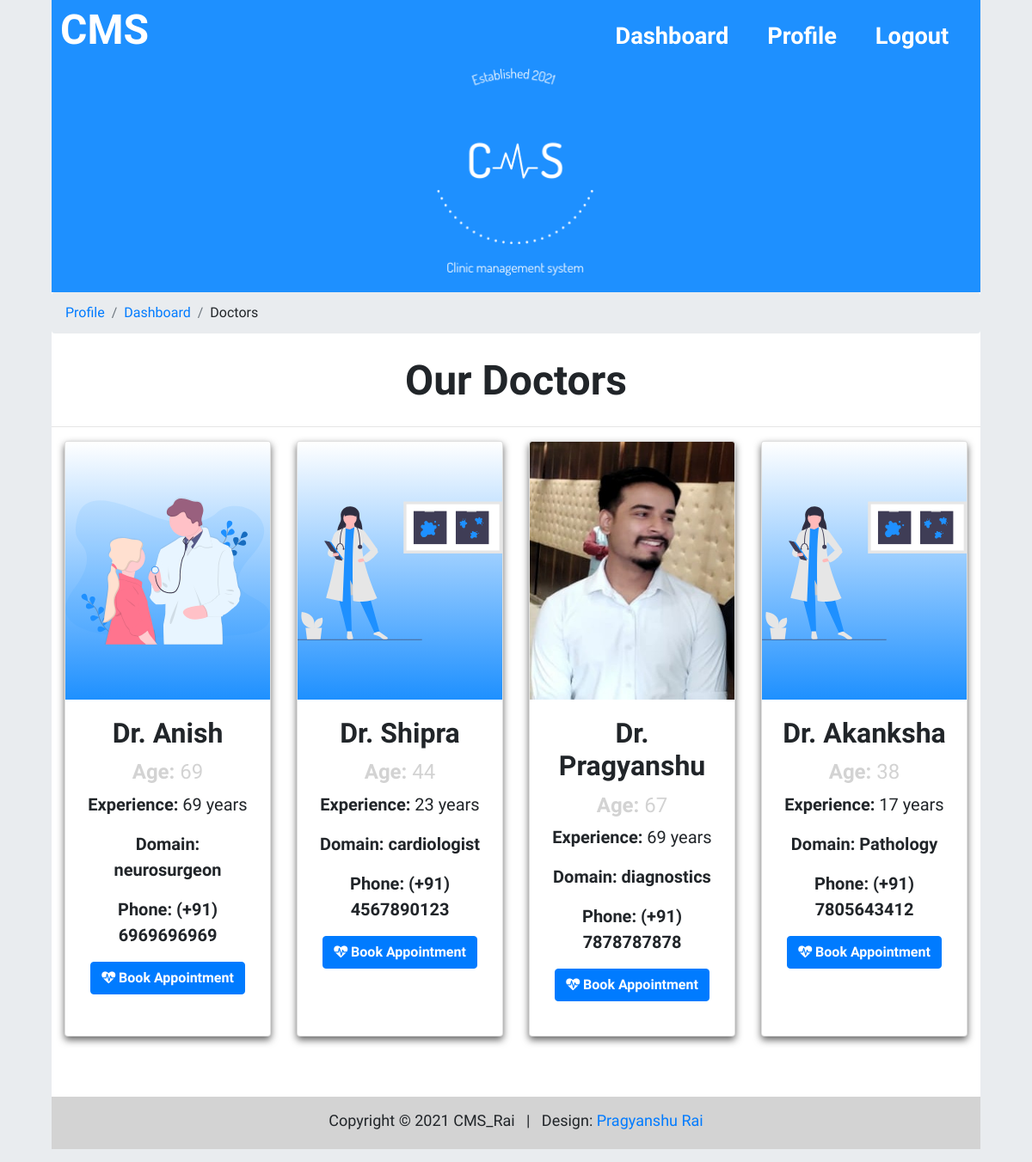
Screenshot of /doctors (signed in) with the database file from the repository.
### cms/models.py (models this page shows, shortened)
class Doctor(models.Model):
    name = models.CharField(max_length=80)
    age = models.CharField(max_length=4)
    gender = models.CharField(max_length=6, default="other")
    experience = models.CharField(max_length=4)
    domain = models.CharField(max_length=30)
    office_number = models.CharField(max_length=11)
    profile_pic = models.ImageField(null=True, default="null", upload_to="doctor_profile")
    """slots = models.CharField(max_length=7, default="")

    def set_slot(self, slot):

        self.slots=slot

    def add_slot(self, slot):

        self.slots=self.slots+slot"""

### cms/views.py (the view)
# urls.py: path('doctors', views.doctors, name='doctors'),
def doctors(request):
    global stuff
    modifySession(request)
    if request.user.is_authenticated == True:
        check_bookings(datetime.date.today())
        doctor = Doctor.objects.all()
        stuff['doctors'] = doctor
        if request.method == 'POST':
            doctor = request.POST['booking']
            stuff['doctor'] = Doctor.objects.get(id=doctor)
            return redirect('booking')
        return render(request, 'cms/doctors.html', stuff)
    return render(request, 'cms/forbid.html', stuff)

### cms/models.py (called while the page is built)
def check_bookings(today):
    booking = Booking.objects.all()
    for index in range(len(booking)):
        if booking[index].booking_date < today:
            his = History()
            his.add_to_history(booking[index].id, booking[index].contact.user.username, booking[index].doctor.name,
                               booking[index].contact.user_id, booking[index].doctor_id, booking[index].booking_date,  booking[index].time_slot)
            his.save()
            booking[index].delete()

### cms/viewsUtil.py (called while the page is built)
def modifySession(request):
    if 'user' not in request.session:
        auth.logout(request)
        print("logout")
        return False
    request.session.modified = True
    return request

### templates/cms/doctors.html (shortened to what this page needs)
{% extends 'cms/base.html' %}
{% load static %}
            {% block breadcrumbs %}
                {% if user.is_authenticated %}
                <li class="breadcrumb-item"><a href="{% url 'profile' %}">Profile</a></li>
                <li class="breadcrumb-item"><a href="{% url 'dashboard' %}">Dashboard</a></li>
                <li class="breadcrumb-item">Doctors</li>
                {% endif %}
            {% endblock %}
{% block main_block %}
   <main class="main-body">
	    <header class="row welcome-section">
            <div class="col-lg-12 text-center contain">
				<h1><strong>Our Doctors</strong></h1>
            </div>
	    </header>
        <hr />
        <form class="text-center" action="" method="POST">
		<div class="container-fluid">
            <div class="row">
                {% for doctor in doctors %}
                    <div class="col-lg-3 add-btm-margin">
                        <div class="card pointer">
                        {% if "null" not in doctor.profile_pic %}
                            <img src="{{ doctor.profile_pic.url }}" class="card-img-top" height="300px;" alt="Doctor profile picture">
                        {% else %}
                            {% if doctor.gender == "Male" %}
                            <img src="{% static 'cms/img/doctor_male.svg' %}" class="card-img-top gradient" height="300px;"/>
                            {% else %}
                            <img src="{% static 'cms/img/doctor_female.svg' %}" class="card-img-top gradient" height="300px;"/>
                            {% endif %}
                        {% endif %}
                        <div class="card-body">
                            <h2 class="card-title pointer" ><b>{{doctor.name}}</b></h2>
                            <h4 class="card-text bg-fade pointer" ><b>Age:</b> {{doctor.age}}</h4>
                            <p class="card-text bio pointer" ><b>Experience:</b> {{doctor.experience}} years</p>
                            <p class="card-text bio pointer" ><b>Domain: {{doctor.domain}}</b></p>
                            <p class="card-text bio pointer" ><b>Phone: (+91) {{doctor.office_number}}</b></p>
                            <button type="submit" name="booking" value="{{doctor.id}}" class="card-link btn btn-primary" ><i class="fa fa-heartbeat"></i> <b>Book Appointment</b></button>
                        </div>
                        </div>
                    </div>
                {% endfor %}
            </div>
        </form>
    </main>
{% endblock %}

### static/cms/css/style.css (style rules this page uses)
html { scroll-behavior: smooth; background-color: #e9ecef; }
body { font-family: 'Ubuntu', sans-serif; }
.container-auto-mid { max-width: 90%; margin: 0 auto; }
h1 { font-size: 3rem; }
a { margin: 0 auto; }
.add-btm-margin { margin-bottom: 20px; }
.welcome-section { margin-left: 1.5%; margin-right: 1.5%; width: 97%; margin-bottom: 10px; margin-top: 10px; }
.card { box-shadow: 0 4px 8px 0 #666; margin-bottom: 20px; height: 100%; transition: 0.3s; }
.pointer { cursor: pointer; }
.bio { font-size: 20px; }
.bg-fade { color: lightgray; }
.text-center { text-align: center; }
.gradient { background-image: linear-gradient(white, #1e90ff); }
.main-body { margin-bottom: 10px; }

### rows the page displays
Doctor: name "Dr. Anish", age "69", experience "69", domain "neurosurgeon", office_number "6969696969", {{ doctor.id }} 1 (drawn)
Doctor: name "Dr. Shipra", age "44", experience "23", domain "cardiologist", office_number "4567890123", {{ doctor.id }} 2 (drawn)
Doctor: profile_pic (picture), name "Dr. Pragyanshu", age "67", experience "69", domain "diagnostics", office_number "7878787878", {{ doctor.id }} 3 (drawn)
Doctor: name "Dr. Akanksha", age "38", experience "17", domain "Pathology", office_number "7805643412", {{ doctor.id }} 4 (drawn)
